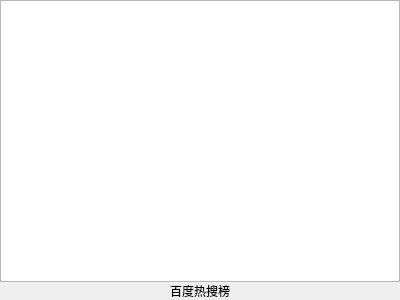
<?xml version="1.0" encoding="UTF-8"?>
<ui version="4.0">
 <class>baidu</class>
 <widget class="QWidget" name="baidu">
  <property name="geometry">
   <rect>
    <x>0</x>
    <y>0</y>
    <width>400</width>
    <height>300</height>
   </rect>
  </property>
  <property name="windowTitle">
   <string>Form</string>
  </property>
  <layout class="QVBoxLayout" name="verticalLayout_2">
   <property name="leftMargin">
    <number>0</number>
   </property>
   <property name="topMargin">
    <number>0</number>
   </property>
   <property name="rightMargin">
    <number>0</number>
   </property>
   <property name="bottomMargin">
    <number>0</number>
   </property>
   <item>
    <layout class="QVBoxLayout" name="verticalLayout">
     <property name="spacing">
      <number>0</number>
     </property>
     <item>
      <widget class="QListWidget" name="listWidget">
       <property name="styleSheet">
        <string notr="true">QListView {
    outline: none;
}

#listWidget::item {
    background-color: #ffffff;
    color: #000000;
    border: transparent;
    border-bottom: 1px solid #dbdbdb;
    padding: 8px;
}

#listWidget::item:hover {
    background-color: #f5f5f5;
}

#listWidget::item:selected {
    border-left: 5px solid #777777;
}

#listWidget_2::item {
    background-color: #393d49;
    color: #ffffff;
    border: transparent;
    padding: 8px;
}

#listWidget_2::item:hover {
    background-color: #4e5465;
}

#listWidget_2::item:selected {
    border-left: 5px solid #009688;
}</string>
       </property>
      </widget>
     </item>
     <item>
      <widget class="QLabel" name="label">
       <property name="text">
        <string>百度热搜榜</string>
       </property>
       <property name="alignment">
        <set>Qt::AlignCenter</set>
       </property>
      </widget>
     </item>
    </layout>
   </item>
  </layout>
 </widget>
 <resources/>
 <connections/>
</ui>
